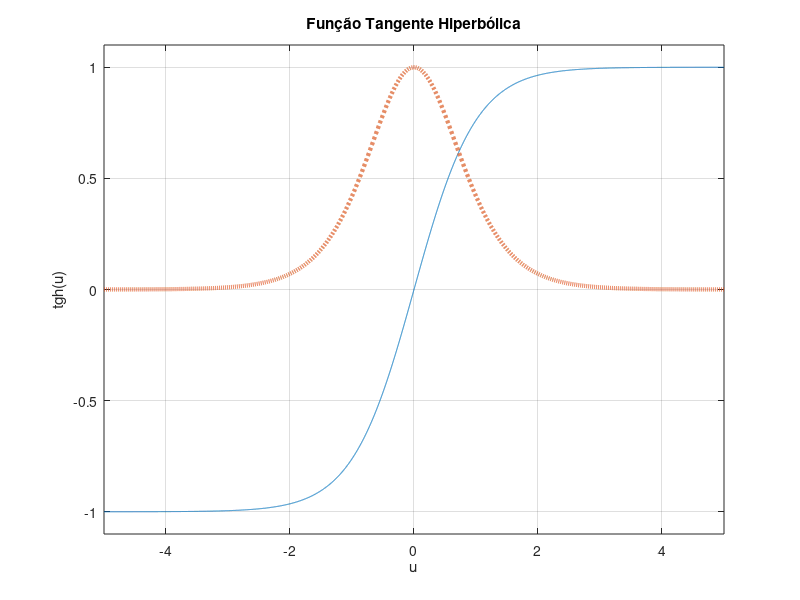

MATLAB code to generate this figure:
%plota tangente hiperbólica
t=-5:0.001:5;
%y=1./(1+exp(-B.*(t-C));
tgh=tanh(t);
dtg=1-(tgh.*tgh);
plot(t,tgh,t,dtg,'--','LineWidth',3);
grid on
axis([-5 5 -1.1  1.1]);
title ('Função Tangente Hiperbólica')
xlabel ('u');
ylabel ('tgh(u)')